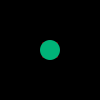
Frame 1 (no input)
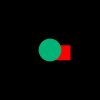
Frame 60 (the mouse pressed at the canvas centre just before this capture)
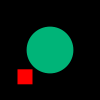
Frame 120 (the mouse held since frame 60 and released just before this capture)

The Processing sketch that drew these frames (run headless with seeded random() and noise(); from frame 60 on, the mouse is pressed at the canvas centre):

// Processing sketch: processing_90626
// ── processing_90626.pde

float x = 50.0;
float y = 50.0;
float speedX = 1.0;
float speedY = 0.4;
float rectWidth = 15.0;
float directionX = 1;
float directionY = -1;
float d = 20.0;

void setup() {
  size(100, 100);
  smooth();
  noStroke();
  rectMode(CENTER);
}

void draw() {
  background(0);
  fill(255, 0, 0);
  rect(x, y, rectWidth, rectWidth);
  fill(0, 180 , 120);
  ellipse(50, 50, d, d);
  d += speedY * directionY;
  
  x += speedX * directionX;
  if ((x > width-rectWidth) || (x < rectWidth)) {
    directionX= -directionX;
  }
  
  y += speedY * directionY;
  if((y >height-rectWidth) || (y<rectWidth)) {
    directionY= - directionY;
  }
  
  if ((d>width) || (d<width/10)) {
    directionY = -directionY;
  }
}
